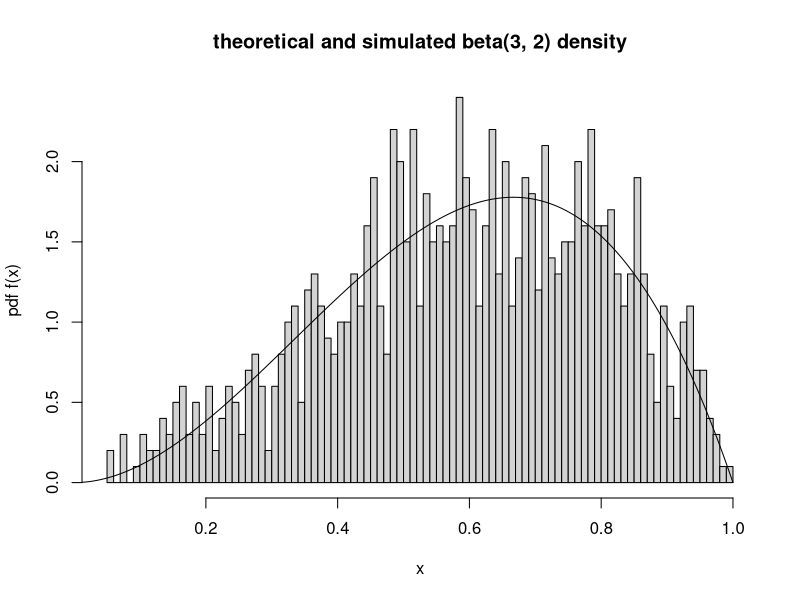

This chart was generated by the following R code:
# 1
# Candidate distribution: unif(0, 1)
beta.sim <- function(alpha, beta, c) {
    stopifnot(alpha >= 1 & beta >= 1)
    while(TRUE) {
        g <- runif(1, 0, 1)
        cu <- runif(1, 0, c)
        f <- g^(alpha - 1) * (1 - g)^(beta - 1) / (beta(alpha, beta))
        if(cu < f) return(g)
    }
}

# find the best c: we got the largest f(x)/g(x) at x = 2/3
# which means the best c we got is 
c <- (2/3)^2 * (1/3) / beta(3, 2)
n <- 1000
x <- rep(0, n)
for(i in 1:n) {
    x[i] <- beta.sim(3, 2, c)
}

hist(x, breaks = 100, freq = F, xlab = "x", ylab = "pdf f(x)", 
    main = "theoretical and simulated beta(3, 2) density")
y <- seq(0, 1, 0.001)
lines(y, dbeta(y, 3, 2))
